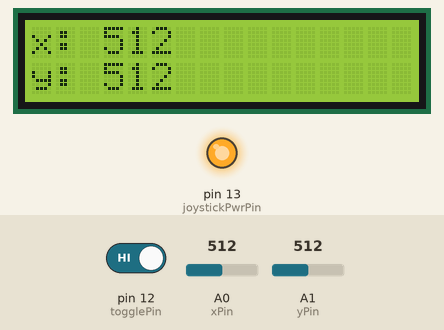
The sketch below on a simulated Arduino Uno, built with avr-gcc and run on an emulated ATmega328P. On the bench: 16×2 character LCD, output pins drawn as LEDs (lit = HIGH). The test bench sets the inputs (shaded band); at power-on: pin 12 (togglePin) HIGH, A0 (xPin) = 512, A1 (yPin) = 512.

Above: at 1.2 s.
1.3 s: pin 12 (togglePin) driven LOW
At 2.9 s:
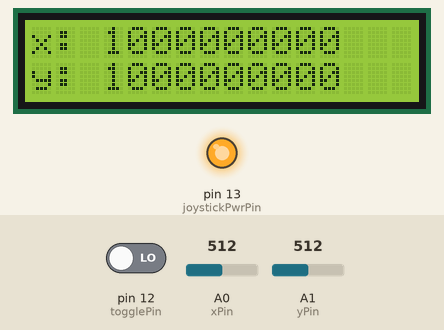
4.6 s: A0 (xPin) set to 716
At 5.8 s:
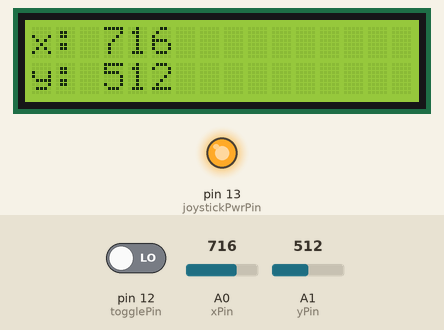
7.7 s: A1 (yPin) set to 716
At 8.6 s:
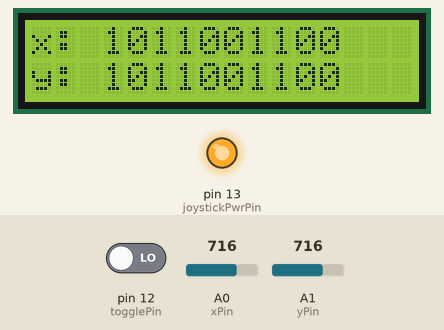
10.7 s: A0 (xPin) set to 900
At 12.1 s:
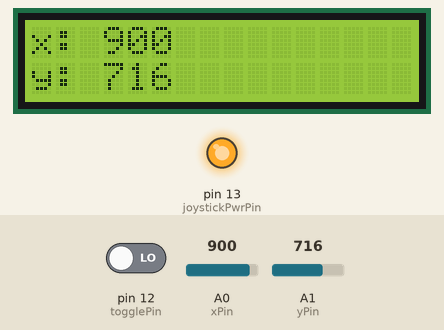
13.8 s: A1 (yPin) set to 900
At 15.0 s:
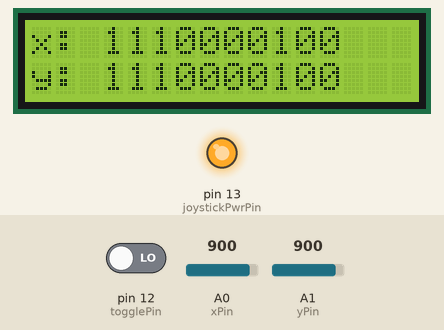
16.9 s: A0 (xPin) set to 1023
At 18.3 s:
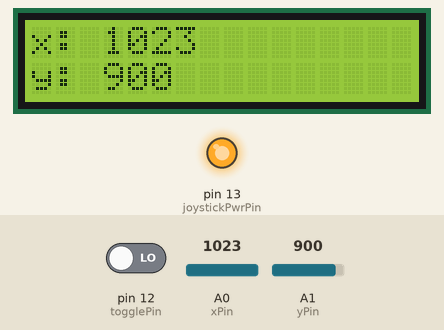
Timing chart, 0 to 19.9 s (numbered marks = the images above; inputs shaded):
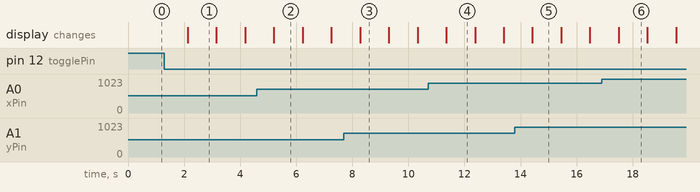

Measured:
- after the input at 1.3 s, the display: changes after 0.83 s (image 1)
- after the input at 4.6 s, the display: changes after 0.60 s (image 2)
- after the input at 7.7 s, the display: changes after 0.58 s (image 3)
- after the input at 10.7 s, the display: changes after 0.65 s (image 4)
- after the input at 13.8 s, the display: changes after 0.63 s (image 5)
- after the input at 16.9 s, the display: changes after 0.59 s (image 6)
- what the display in image 1 shows lasts 1.0 s, from 2.1 s to 3.1 s

The sketch:

joysticklab.ino
```cpp
// Read X and Y from joystick
// Output X and Y Digital Value on LCD Row 1
// Output X and Y Binary Value on LCD Row 2


// Look at README for direction for installation
#include <LiquidCrystal_I2C.h>
#include <Wire.h>

const int xPin = A0;
const int yPin = A1;
//Connects to Bt pin on Joystick Module
const int togglePin = 12;
const int joystickPwrPin = 13;
const int time = 500;
bool binaryMode = false;
// Connect pin A4 to SDA on lcd
// Connect pin A5 to SCL on lcd
LiquidCrystal_I2C lcd(0x27, 16, 2);

void setup() {
  pinMode(joystickPwrPin, OUTPUT);
  pinMode(togglePin, INPUT);
  digitalWrite(joystickPwrPin, HIGH);
  lcd.init();
  lcd.backlight();
  Serial.begin(9600);
}

void loop() {
  int xValue = analogRead(xPin);
  int yValue = analogRead(yPin);
  String xOutput;
  String yOutput;
  // Joysticks button pin always true until pressed
  bool joystickPress = !digitalRead(togglePin);
  if(joystickPress) {
    binaryMode = !binaryMode;
  }
  if(binaryMode) {
    //convert to binary
    xOutput = intToBinaryString(xValue);
    yOutput = intToBinaryString(yValue);
  }
  else {
    xOutput = String(xValue);
    yOutput = String(yValue);
  }

  printToLCD(xOutput, yOutput);
  delay(1000);
}

void serialPrint(int x, int y) {
  Serial.print("x: ");
  Serial.print(x);
  Serial.print("y: ");
  Serial.println(y);
}

void printToLCD(String x, String y){
  lcd.clear();
  lcd.setCursor(0,0);
  lcd.print("x: ");
  lcd.setCursor(3,0);
  lcd.print(x);
  lcd.setCursor(0,1);
  lcd.print("y: ");
  lcd.setCursor(3, 1);
  lcd.print(y);
}

// Precondition: Value is less then 1024
String intToBinaryString(int value) {
    int bitValue;
    String binary = "0000000000";
    if(value > 1024) {
      return binary;
    }
    // 10 bits to loop through
    for(int bitPos = 9, i = 0; bitPos >= 0; bitPos--, i++) {
      bitValue = value >> bitPos;
      if(bitValue & 1) {
        binary[i] = '1';
      } else {
        binary[i] = '0';
      }
    }
    return binary;
}
```
